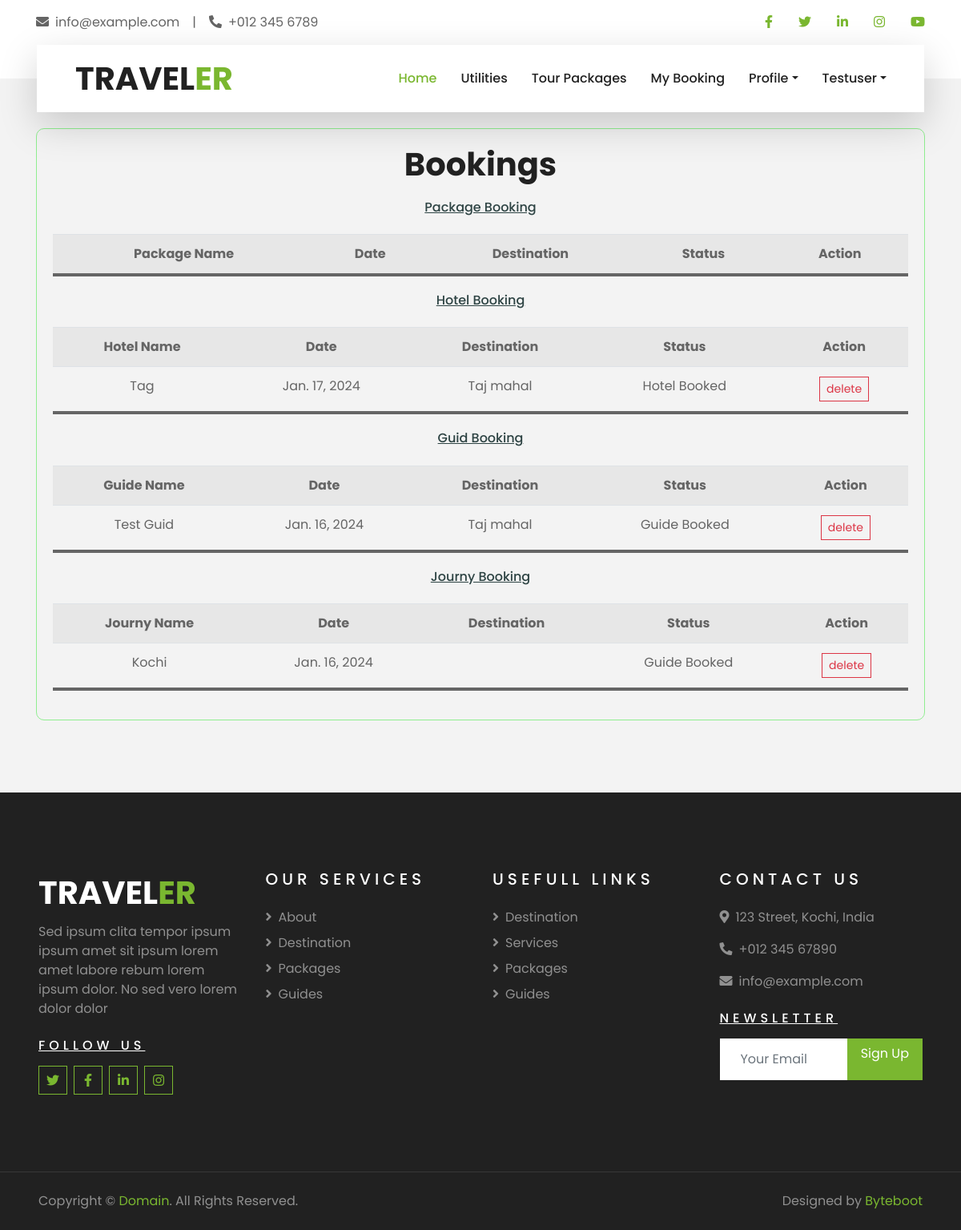
The app's page /destinations/Mybookings (signed in) with its own data.
### Destinations/models.py (models this page shows)
class HotelBooking(models.Model):
    Hotel = models.ForeignKey(Hotels, on_delete = models.CASCADE)
    user = models.ForeignKey(User, on_delete = models.CASCADE)
    booker_Name = models.CharField(max_length=255)
    booker_phone = models.CharField(max_length=255)
    booker_address = models.CharField(max_length=255)
    booking_date = models.DateField(auto_now_add=False)
    date = models.DateField(auto_now_add=True)
    status = models.CharField(max_length=255)

class Hotels(models.Model):
    options = (("single","single"),("double","double"),("suite","suite"),("dormetory","dormetory"))
    Hotel_Name = models.CharField(max_length=255)
    Room_Category = models.CharField(max_length=255,choices=options)
    Address = models.CharField(max_length=255)
    Destination_Near = models.ForeignKey(Destination, on_delete=models.SET_NULL,null=True,blank=True)
    Aminities = models.CharField(max_length=255)
    Price = models.FloatField()
    Hotel_pic = models.FileField(upload_to="Rest_pic")
    availability = models.BooleanField(default=True)

class Destination(models.Model):
    destination_name = models.CharField(max_length=255)
    key_words = models.CharField(max_length=255)
    image = models.FileField(upload_to="destination_image")
    place = models.CharField(max_length=255)
    district = models.CharField(max_length=255)
    contry = models.ForeignKey(Contry, on_delete=models.CASCADE)
    date = models.DateField(auto_now_add=True)
    attractions = models.CharField(max_length=1000)
    address = models.TextField(max_length=1000)
    postel_code = models.IntegerField()
    def __str__(self):
        return self.destination_name

class TourGuideBooking(models.Model):
    guide = models.ForeignKey(TourGuids, on_delete = models.CASCADE)
    user = models.ForeignKey(User, on_delete = models.CASCADE)
    booker_Name = models.CharField(max_length=255,null=True)
    booker_phone = models.CharField(max_length=255,null=True)
    booker_address = models.CharField(max_length=255,null=True)
    booking_date = models.DateField(auto_now_add=False,null=True)
    date = models.DateField(auto_now_add=True)
    status = models.CharField(max_length=255)

class TourGuids(models.Model):
    Guid_Name = models.CharField(max_length=255)
    Address = models.CharField(max_length=255)
    Phone = models.IntegerField()
    Destination_Near = models.ForeignKey(Destination, on_delete=models.SET_NULL,null=True,blank=True)
    Service = models.CharField(max_length=1000)
    Guide_pic = models.FileField(upload_to="Guide_pic")

class JournyBooking(models.Model):
    journy = models.ForeignKey(Journey, on_delete = models.CASCADE)
    user = models.ForeignKey(User, on_delete = models.CASCADE)
    booker_Name = models.CharField(max_length=255,null=True)
    booker_phone = models.CharField(max_length=255,null=True)
    booker_address = models.CharField(max_length=255,null=True)
    booking_date = models.DateField(auto_now_add=False,null=True)
    date = models.DateField(auto_now_add=True)
    status = models.CharField(max_length=255)

class Journey(models.Model):
    options = (("air","air"),("train","train"),("bus","bus"),("other","other"))
    staring_from = models.CharField(max_length=255,null=True,blank=True)
    spincode = models.IntegerField(null=True,blank=True)
    start_date = models.DateField(auto_now_add=False,null=True,blank=True),
    straing_time = models.TimeField(null=True,blank=True)
    destination = models.CharField(max_length=255,null=True,blank=True)
    epincode = models.IntegerField(null=True,blank=True)
    stopbetween_mode = models.CharField(max_length=255, choices=options,null=True,blank=True)
    stop_beteween = models.CharField(max_length=255,null=True)
    destination_include = models.ForeignKey(Destination, on_delete=models.SET_NULL,null=True,blank=True)
    end_date = models.DateField(auto_now_add=False,null=True,blank=True),
    ending_time = models.TimeField(null=True,blank=True)
    Time_Taken_toTravel_in_Hours = models.FloatField(null=True,blank=True)
    mode_of_travel = models.CharField(max_length=255, choices=options,null=True,blank=True)
    cost = models.IntegerField(null=True,blank=True)
    total_Kilomeaters = models.FloatField(null=True,blank=True)

### Destinations/views.py (the view)
# urls.py: path("Mybookings",views.Mybookings,name="Mybookings"),
@login_required(login_url="SignIn")
def Mybookings(request):
    hotel = HotelBooking.objects.filter(user = request.user)
    package = PackageBooking.objects.filter(user = request.user)
    guid =  TourGuideBooking.objects.filter(user = request.user)
    route = JournyBooking.objects.filter(user = request.user)
    context = {
        "hotel":hotel,
        "package":package,
        "guid":guid,
        "route":route
    }
    return render(request, "mybookins.html",context)

### templates/mybookins.html (shortened to what this page needs)
{% extends "index.html" %}
{% block content %}
<div class="container">
    <div class="content">
        <h1>Bookings</h1>
        <h6>Package Booking</h6>
        <table class="table table-striped mt-4">
            <tr>
                <th>Package Name</th>
                <th>Date</th>
                <th>Destination</th>
                <th>Status</th>
                <th>Action</th>
            </tr>
        </table>
        <h6>Hotel Booking</h6>
        <table class="table table-striped mt-4">
            <tr>
                <th>Hotel Name</th>
                <th>Date</th>
                <th>Destination</th>
                <th>Status</th>
                <th>Action</th>
            </tr>
            {% for item in hotel  %}
            <tr>
                <td>{{item.Hotel.Hotel_Name}}</td>
                <td>{{item.date}}</td>
                <td>{{item.Hotel.Destination_Near}}</td>
                <td>{{item.status}}</td>
                <th><a href="{%url 'deleteHotelBooking' item.id%}" class="btn btn-outline-danger btn-sm">delete</a></th>
            </tr>
            {% endfor %}
        </table>
        <h6>Guid Booking</h6>
        <table class="table table-striped mt-4">
            <tr>
                <th>Guide Name</th>
                <th>Date</th>
                <th>Destination</th>
                <th>Status</th>
                <th>Action</th>
            </tr>
            {% for item in guid  %}
            <tr>
                <td>{{item.guide.Guid_Name}}</td>
                <td>{{item.date}}</td>
                <td>{{item.guide.Destination_Near}}</td>
                <td>{{item.status}}</td>
                <th><a href="{%url 'deleteGuideBooking' item.id%}" class="btn btn-outline-danger btn-sm">delete</a></th>
            </tr>
            {% endfor %}
        </table>
        <h6>Journy Booking</h6>
        <table class="table table-striped mt-4">
            <tr>
                <th>Journy Name</th>
                <th>Date</th>
                <th>Destination</th>
                <th>Status</th>
                <th>Action</th>
            </tr>
            {% for item in route  %}
            <tr>
                <td>{{item.journy.staring_from}}</td>
                <td>{{item.date}}</td>
                <td>{{item.journy.Destination_Near}}</td>
                <td>{{item.status}}</td>
                <th><a href="{%url 'deleteJournyBooking' item.id %}" class="btn btn-outline-danger btn-sm">delete</a></th>
            </tr>
            {% endfor %}
        </table>
    </div>
</div>
{% endblock %}

### templates/index.html (shortened to what this page needs)
<!DOCTYPE html>
{% load static %}
<html lang="en">
<head>
    <link rel="stylesheet" href="https://cdn.jsdelivr.net/npm/bootstrap-icons@1.11.3/font/bootstrap-icons.min.css">
    <link href="https://cdnjs.cloudflare.com/ajax/libs/font-awesome/5.10.0/css/all.min.css" rel="stylesheet">
    <link href="{%static 'lib/owlcarousel/assets/owl.carousel.min.css' %}" rel="stylesheet">
    <link href="{%static 'lib/tempusdominus/css/tempusdominus-bootstrap-4.min.css' %}" rel="stylesheet" />
    <link href="{%static 'css/style.css' %}" rel="stylesheet">
</head>
<body>
    <div class="container-fluid bg-light pt-3 d-none d-lg-block">
        <div class="container">
            <div class="row">
                <div class="col-lg-6 text-center text-lg-left mb-2 mb-lg-0">
                    <div class="d-inline-flex align-items-center">
                        <p><i class="fa fa-envelope mr-2"></i>info@example.com</p>
                        <p class="text-body px-3">|</p>
                        <p><i class="fa fa-phone-alt mr-2"></i>+012 345 6789</p>
                    </div>
                </div>
                <div class="col-lg-6 text-center text-lg-right">
                    <div class="d-inline-flex align-items-center">
                        <a class="text-primary px-3" href="">
                            <i class="fab fa-facebook-f"></i>
                        </a>
                        <a class="text-primary px-3" href="">
                            <i class="fab fa-twitter"></i>
                        </a>
                        <a class="text-primary px-3" href="">
                            <i class="fab fa-linkedin-in"></i>
                        </a>
                        <a class="text-primary px-3" href="">
                            <i class="fab fa-instagram"></i>
                        </a>
                        <a class="text-primary pl-3" href="">
                            <i class="fab fa-youtube"></i>
                        </a>
                    </div>
                </div>
            </div>
        </div>
    </div>
    <div class="container-fluid position-relative nav-bar p-0">
        <div class="container-lg position-relative p-0 px-lg-3" style="z-index: 9;">
            <nav class="navbar navbar-expand-lg bg-light navbar-light shadow-lg py-3 py-lg-0 pl-3 pl-lg-5">
                <a href="" class="navbar-brand">
                    <h1 class="m-0 text-primary"><span class="text-dark">TRAVEL</span>ER</h1>
                </a>
                <div class="collapse navbar-collapse justify-content-between px-3" id="navbarCollapse">
                    <div class="navbar-nav ml-auto py-0">
                        <a href="{%url 'IndexOne'%}" class="nav-item nav-link active">Home</a>
                        <a href="{%url 'Index'%}" class="nav-item nav-link ">Utilities</a>
                        <a href="#package" class="nav-item nav-link">Tour Packages</a>
                        {% if request.user.is_authenticated %}
                        <a href="{%url 'Mybookings' %}" class="nav-item nav-link">My Booking</a>
                        <div class="nav-item dropdown">
                            <a href="#" class="nav-link dropdown-toggle" data-toggle="dropdown">Profile</a>
                        </div>
                        <div class="nav-item dropdown">
                            <a href="#" class="nav-link dropdown-toggle" data-toggle="dropdown">{{request.user.first_name}}</a>
                        </div>
                        {% endif %}
                    </div>
                </div>
            </nav>
        </div>
    </div>
    {% block content %}{% endblock %}
    <div class="container-fluid bg-dark text-white-50 py-5 px-sm-3 px-lg-5" style="margin-top: 90px;">
        <div class="row pt-5">
            <div class="col-lg-3 col-md-6 mb-5">
                <a href="" class="navbar-brand">
                    <h1 class="text-primary"><span class="text-white">TRAVEL</span>ER</h1>
                </a>
                <p>Sed ipsum clita tempor ipsum ipsum amet sit ipsum lorem amet labore rebum lorem ipsum dolor. No sed vero lorem dolor dolor</p>
                <h6 class="text-white text-uppercase mt-4 mb-3" style="letter-spacing: 5px;">Follow Us</h6>
                <div class="d-flex justify-content-start">
                    <a class="btn btn-outline-primary btn-square mr-2" href="#"><i class="fab fa-twitter"></i></a>
                    <a class="btn btn-outline-primary btn-square mr-2" href="#"><i class="fab fa-facebook-f"></i></a>
                    <a class="btn btn-outline-primary btn-square mr-2" href="#"><i class="fab fa-linkedin-in"></i></a>
                    <a class="btn btn-outline-primary btn-square" href="#"><i class="fab fa-instagram"></i></a>
                </div>
            </div>
            <div class="col-lg-3 col-md-6 mb-5">
                <h5 class="text-white text-uppercase mb-4" style="letter-spacing: 5px;">Our Services</h5>
                <div class="d-flex flex-column justify-content-start">
                    <a class="text-white-50 mb-2" href="#"><i class="fa fa-angle-right mr-2"></i>About</a>
                    <a class="text-white-50 mb-2" href="#desti"><i class="fa fa-angle-right mr-2"></i>Destination</a>
                    <a class="text-white-50 mb-2" href="#package"><i class="fa fa-angle-right mr-2"></i>Packages</a>
                    <a class="text-white-50 mb-2" href="#guides"><i class="fa fa-angle-right mr-2"></i>Guides</a>
                </div>
            </div>
            <div class="col-lg-3 col-md-6 mb-5">
                <h5 class="text-white text-uppercase mb-4" style="letter-spacing: 5px;">Usefull Links</h5>
                <div class="d-flex flex-column justify-content-start">
                    <a class="text-white-50 mb-2" href="#desti"><i class="fa fa-angle-right mr-2"></i>Destination</a>
                    <a class="text-white-50 mb-2" href="#"><i class="fa fa-angle-right mr-2"></i>Services</a>
                    <a class="text-white-50 mb-2" href="#"><i class="fa fa-angle-right mr-2"></i>Packages</a>
                    <a class="text-white-50 mb-2" href="#guides"><i class="fa fa-angle-right mr-2"></i>Guides</a>
                </div>
            </div>
            <div class="col-lg-3 col-md-6 mb-5">
                <h5 class="text-white text-uppercase mb-4" style="letter-spacing: 5px;">Contact Us</h5>
                <p><i class="fa fa-map-marker-alt mr-2"></i>123 Street, Kochi, India</p>
                <p><i class="fa fa-phone-alt mr-2"></i>+012 345 67890</p>
                <p><i class="fa fa-envelope mr-2"></i>info@example.com</p>
                <h6 class="text-white text-uppercase mt-4 mb-3" style="letter-spacing: 5px;">Newsletter</h6>
                <div class="w-100">
                    <div class="input-group">
                        <input type="text" class="form-control border-light" style="padding: 25px;" placeholder="Your Email">
                        <div class="input-group-append">
                            <a href="{%url 'SignUp' %}" class="btn btn-primary px-3">Sign Up</a>
                        </div>
                    </div>
                </div>
            </div>
        </div>
    </div>
    <div class="container-fluid bg-dark text-white border-top py-4 px-sm-3 px-md-5" style="border-color: rgba(256, 256, 256, .1) !important;">
        <div class="row">
            <div class="col-lg-6 text-center text-md-left mb-3 mb-md-0">
                <p class="m-0 text-white-50">Copyright &copy; <a href="#">Domain</a>. All Rights Reserved.</a>
                </p>
            </div>
            <div class="col-lg-6 text-center text-md-right">
                <p class="m-0 text-white-50">Designed by <a href="#">Byteboot</a>
                </p>
            </div>
        </div>
    </div>
</body>
</html>

### templates/mybookins.html (style rules this page uses)
.content { width:100%; margin: auto; margin-top: 20px; margin-bottom: 20px; border-radius: 10px; border: 1px solid lightgreen; padding: 20px; text-align: center; }
h6 { margin-top: 20px; color: rgb(45, 67, 67); text-decoration: underline; }
table { border-bottom: 4px solid ; margin-bottom: 100px; }

### records on screen
HotelBooking: Hotel.Hotel_Name "Tag", date "Jan. 17, 2024", Hotel.Destination_Near "Taj mahal", status "Hotel Booked"
TourGuideBooking: guide.Guid_Name "Test Guid", date "Jan. 16, 2024", guide.Destination_Near "Taj mahal", status "Guide Booked"
JournyBooking: journy.staring_from "Kochi", date "Jan. 16, 2024", status "Guide Booked"

### other values on screen
{{ request.user.first_name }} "Testuser"
